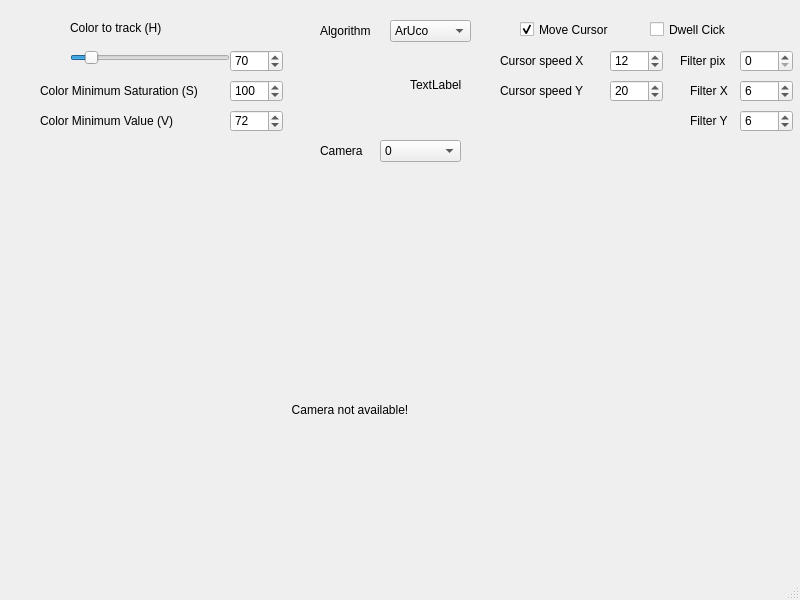
<?xml version="1.0" encoding="UTF-8"?>
<ui version="4.0">
 <class>MainWindow</class>
 <widget class="QMainWindow" name="MainWindow">
  <property name="geometry">
   <rect>
    <x>0</x>
    <y>0</y>
    <width>800</width>
    <height>600</height>
   </rect>
  </property>
  <property name="windowTitle">
   <string>Webcam Cursor</string>
  </property>
  <property name="autoFillBackground">
   <bool>true</bool>
  </property>
  <widget class="QWidget" name="centralwidget">
   <widget class="QSlider" name="colorSlider">
    <property name="geometry">
     <rect>
      <x>70</x>
      <y>50</y>
      <width>160</width>
      <height>16</height>
     </rect>
    </property>
    <property name="maximum">
     <number>359</number>
    </property>
    <property name="value">
     <number>35</number>
    </property>
    <property name="orientation">
     <enum>Qt::Horizontal</enum>
    </property>
   </widget>
   <widget class="QWidget" name="colorWidget" native="true">
    <property name="geometry">
     <rect>
      <x>310</x>
      <y>60</y>
      <width>81</width>
      <height>51</height>
     </rect>
    </property>
    <property name="autoFillBackground">
     <bool>true</bool>
    </property>
   </widget>
   <widget class="QSpinBox" name="colorSpinBox">
    <property name="geometry">
     <rect>
      <x>230</x>
      <y>50</y>
      <width>53</width>
      <height>22</height>
     </rect>
    </property>
    <property name="maximum">
     <number>359</number>
    </property>
    <property name="value">
     <number>70</number>
    </property>
   </widget>
   <widget class="QLabel" name="imageFrame">
    <property name="geometry">
     <rect>
      <x>30</x>
      <y>170</y>
      <width>640</width>
      <height>480</height>
     </rect>
    </property>
    <property name="text">
     <string>Camera not available!</string>
    </property>
    <property name="alignment">
     <set>Qt::AlignCenter</set>
    </property>
   </widget>
   <widget class="QLabel" name="label">
    <property name="geometry">
     <rect>
      <x>70</x>
      <y>20</y>
      <width>111</width>
      <height>16</height>
     </rect>
    </property>
    <property name="text">
     <string>Color to track (H)</string>
    </property>
   </widget>
   <widget class="QCheckBox" name="moveCursorCheckBox">
    <property name="geometry">
     <rect>
      <x>520</x>
      <y>20</y>
      <width>111</width>
      <height>19</height>
     </rect>
    </property>
    <property name="text">
     <string>Move Cursor</string>
    </property>
    <property name="checked">
     <bool>true</bool>
    </property>
   </widget>
   <widget class="QSpinBox" name="filterSpinBox">
    <property name="geometry">
     <rect>
      <x>740</x>
      <y>50</y>
      <width>53</width>
      <height>22</height>
     </rect>
    </property>
    <property name="maximum">
     <number>10</number>
    </property>
    <property name="value">
     <number>0</number>
    </property>
   </widget>
   <widget class="QSpinBox" name="speedSpinBox_X">
    <property name="geometry">
     <rect>
      <x>610</x>
      <y>50</y>
      <width>53</width>
      <height>22</height>
     </rect>
    </property>
    <property name="minimum">
     <number>0</number>
    </property>
    <property name="maximum">
     <number>100</number>
    </property>
    <property name="value">
     <number>12</number>
    </property>
   </widget>
   <widget class="QLabel" name="filterLabel">
    <property name="geometry">
     <rect>
      <x>680</x>
      <y>50</y>
      <width>71</width>
      <height>21</height>
     </rect>
    </property>
    <property name="text">
     <string>Filter pix</string>
    </property>
   </widget>
   <widget class="QLabel" name="labelSpeed_X">
    <property name="geometry">
     <rect>
      <x>500</x>
      <y>50</y>
      <width>121</width>
      <height>21</height>
     </rect>
    </property>
    <property name="text">
     <string>Cursor speed X</string>
    </property>
   </widget>
   <widget class="QSpinBox" name="minS_SpinBox">
    <property name="geometry">
     <rect>
      <x>230</x>
      <y>80</y>
      <width>53</width>
      <height>22</height>
     </rect>
    </property>
    <property name="maximum">
     <number>255</number>
    </property>
    <property name="value">
     <number>100</number>
    </property>
   </widget>
   <widget class="QSpinBox" name="minV_SpinBox">
    <property name="geometry">
     <rect>
      <x>230</x>
      <y>110</y>
      <width>53</width>
      <height>22</height>
     </rect>
    </property>
    <property name="maximum">
     <number>255</number>
    </property>
    <property name="value">
     <number>72</number>
    </property>
   </widget>
   <widget class="QLabel" name="minS_label">
    <property name="geometry">
     <rect>
      <x>40</x>
      <y>80</y>
      <width>181</width>
      <height>21</height>
     </rect>
    </property>
    <property name="text">
     <string>Color Minimum Saturation (S)</string>
    </property>
   </widget>
   <widget class="QLabel" name="minS_label_2">
    <property name="geometry">
     <rect>
      <x>40</x>
      <y>110</y>
      <width>181</width>
      <height>21</height>
     </rect>
    </property>
    <property name="text">
     <string>Color Minimum Value (V)</string>
    </property>
   </widget>
   <widget class="QLabel" name="labelSpeed_Y">
    <property name="geometry">
     <rect>
      <x>500</x>
      <y>80</y>
      <width>121</width>
      <height>21</height>
     </rect>
    </property>
    <property name="text">
     <string>Cursor speed Y</string>
    </property>
   </widget>
   <widget class="QSpinBox" name="speedSpinBox_Y">
    <property name="geometry">
     <rect>
      <x>610</x>
      <y>80</y>
      <width>53</width>
      <height>22</height>
     </rect>
    </property>
    <property name="minimum">
     <number>0</number>
    </property>
    <property name="maximum">
     <number>100</number>
    </property>
    <property name="value">
     <number>20</number>
    </property>
   </widget>
   <widget class="QComboBox" name="algorithmComboBox">
    <property name="geometry">
     <rect>
      <x>390</x>
      <y>20</y>
      <width>81</width>
      <height>22</height>
     </rect>
    </property>
    <item>
     <property name="text">
      <string>ArUco</string>
     </property>
    </item>
    <item>
     <property name="text">
      <string>Color</string>
     </property>
    </item>
   </widget>
   <widget class="QLabel" name="algorithmLabel">
    <property name="geometry">
     <rect>
      <x>320</x>
      <y>20</y>
      <width>71</width>
      <height>21</height>
     </rect>
    </property>
    <property name="text">
     <string>Algorithm</string>
    </property>
   </widget>
   <widget class="QLabel" name="labelArUco">
    <property name="geometry">
     <rect>
      <x>410</x>
      <y>60</y>
      <width>70</width>
      <height>50</height>
     </rect>
    </property>
    <property name="text">
     <string>TextLabel</string>
    </property>
   </widget>
   <widget class="QLabel" name="labelFilter_X">
    <property name="geometry">
     <rect>
      <x>690</x>
      <y>80</y>
      <width>121</width>
      <height>21</height>
     </rect>
    </property>
    <property name="text">
     <string>Filter X</string>
    </property>
   </widget>
   <widget class="QLabel" name="labelFilter_Y">
    <property name="geometry">
     <rect>
      <x>690</x>
      <y>110</y>
      <width>121</width>
      <height>21</height>
     </rect>
    </property>
    <property name="text">
     <string>Filter Y</string>
    </property>
   </widget>
   <widget class="QSpinBox" name="filterSpinBox_X">
    <property name="geometry">
     <rect>
      <x>740</x>
      <y>80</y>
      <width>53</width>
      <height>22</height>
     </rect>
    </property>
    <property name="minimum">
     <number>0</number>
    </property>
    <property name="maximum">
     <number>100</number>
    </property>
    <property name="value">
     <number>6</number>
    </property>
   </widget>
   <widget class="QSpinBox" name="filterSpinBox_Y">
    <property name="geometry">
     <rect>
      <x>740</x>
      <y>110</y>
      <width>53</width>
      <height>22</height>
     </rect>
    </property>
    <property name="minimum">
     <number>0</number>
    </property>
    <property name="maximum">
     <number>100</number>
    </property>
    <property name="value">
     <number>6</number>
    </property>
   </widget>
   <widget class="QCheckBox" name="dwellClickCheckBox">
    <property name="geometry">
     <rect>
      <x>650</x>
      <y>20</y>
      <width>111</width>
      <height>19</height>
     </rect>
    </property>
    <property name="text">
     <string>Dwell Cick</string>
    </property>
    <property name="checked">
     <bool>false</bool>
    </property>
   </widget>
   <widget class="QComboBox" name="cameraSelectComboBox">
    <property name="geometry">
     <rect>
      <x>380</x>
      <y>140</y>
      <width>81</width>
      <height>22</height>
     </rect>
    </property>
    <property name="editable">
     <bool>false</bool>
    </property>
    <item>
     <property name="text">
      <string>0</string>
     </property>
    </item>
    <item>
     <property name="text">
      <string>1</string>
     </property>
    </item>
    <item>
     <property name="text">
      <string>2</string>
     </property>
    </item>
    <item>
     <property name="text">
      <string>3</string>
     </property>
    </item>
    <item>
     <property name="text">
      <string>4</string>
     </property>
    </item>
    <item>
     <property name="text">
      <string>5</string>
     </property>
    </item>
   </widget>
   <widget class="QLabel" name="cameraSelectLabel">
    <property name="geometry">
     <rect>
      <x>320</x>
      <y>140</y>
      <width>71</width>
      <height>21</height>
     </rect>
    </property>
    <property name="text">
     <string>Camera</string>
    </property>
   </widget>
  </widget>
  <widget class="QMenuBar" name="menubar">
   <property name="geometry">
    <rect>
     <x>0</x>
     <y>0</y>
     <width>800</width>
     <height>19</height>
    </rect>
   </property>
  </widget>
  <widget class="QStatusBar" name="statusbar"/>
 </widget>
 <resources/>
 <connections>
  <connection>
   <sender>colorSlider</sender>
   <signal>valueChanged(int)</signal>
   <receiver>colorSpinBox</receiver>
   <slot>setValue(int)</slot>
   <hints>
    <hint type="sourcelabel">
     <x>112</x>
     <y>73</y>
    </hint>
    <hint type="destinationlabel">
     <x>251</x>
     <y>88</y>
    </hint>
   </hints>
  </connection>
  <connection>
   <sender>colorSpinBox</sender>
   <signal>valueChanged(int)</signal>
   <receiver>colorSlider</receiver>
   <slot>setValue(int)</slot>
   <hints>
    <hint type="sourcelabel">
     <x>246</x>
     <y>72</y>
    </hint>
    <hint type="destinationlabel">
     <x>164</x>
     <y>79</y>
    </hint>
   </hints>
  </connection>
 </connections>
</ui>
